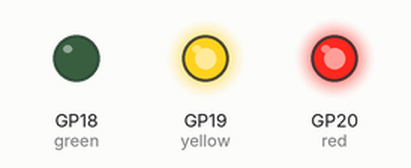
Recording of a program running on a simulated Raspberry Pi Pico running MicroPython. Shown: output pins drawn as LEDs (lit = HIGH).

Above: at 0.5 s.
At 1.5 s:
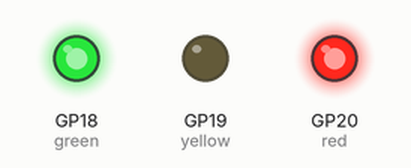
At 5.5 s:
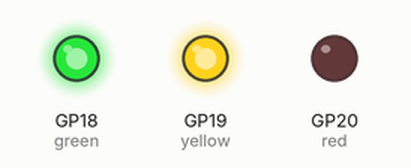
Timing chart, 0 to 6.9 s (numbered marks = the images above):
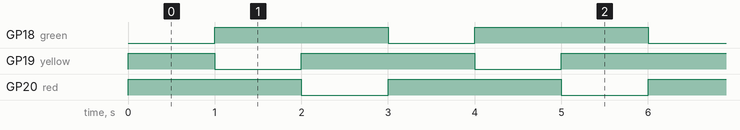

The program:

led.py
```python
from machine import Pin
import time

green = Pin(18, Pin.OUT)
yellow = Pin(19, Pin.OUT)
red = Pin(20, Pin.OUT)

green.high()
yellow.high()
red.high()

state = 0
while True:
    if state == 0:
        green.low()
        yellow.high()
        red.high()
    if state == 1:
        green.high()
        yellow.low()
        red.high()
    if state == 2:
        green.high()
        yellow.high()
        red.low()
    state = state + 1
    if state > 2:
        state = 0
    time.sleep(1)
```

Measured:
- by itself, GP18 (green), GP19 (yellow), GP20 (red): alternates HIGH for 2.0 s and LOW for 1.0 s
- by itself, everything shown: repeats every 3.0 s, in 3 steps
